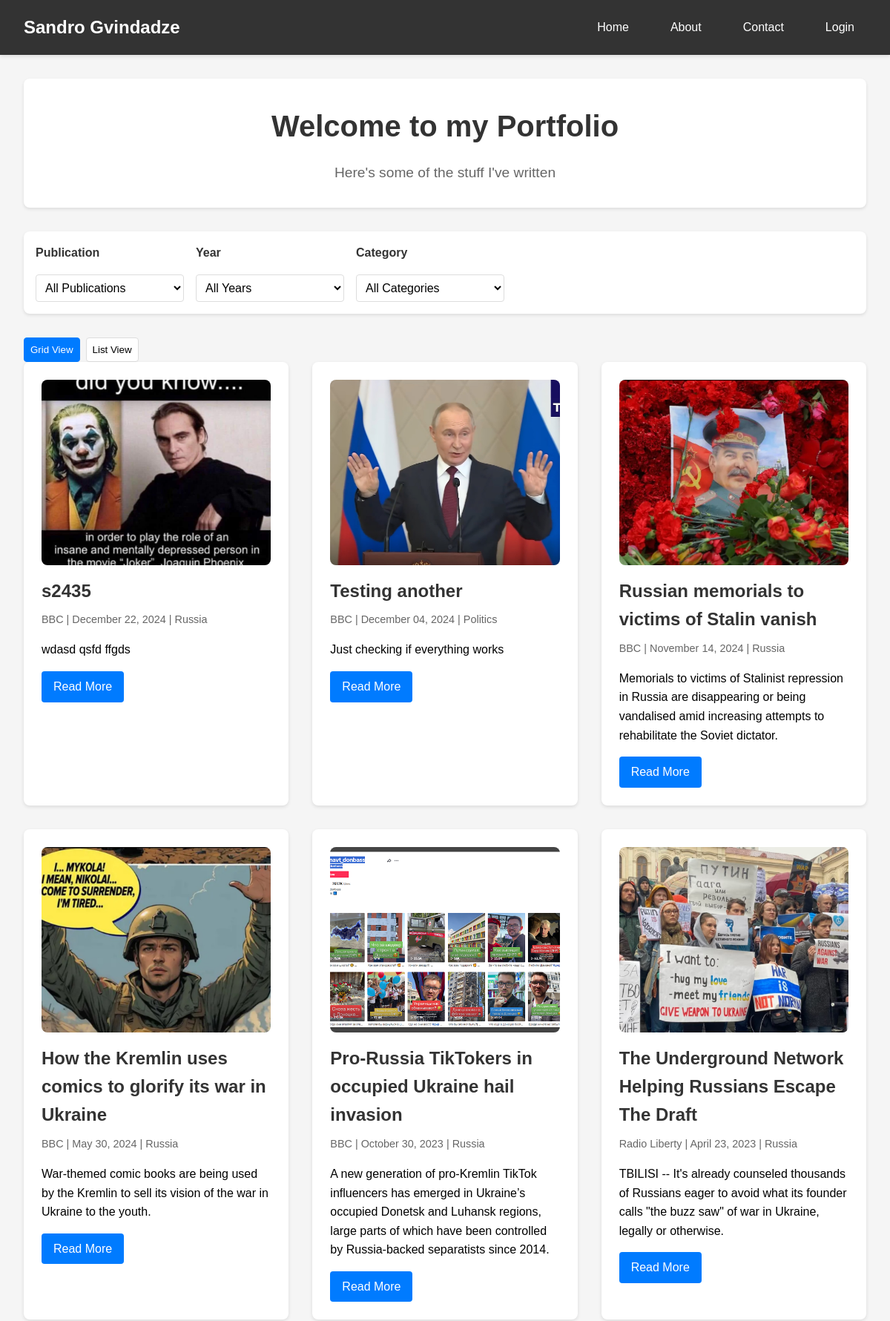
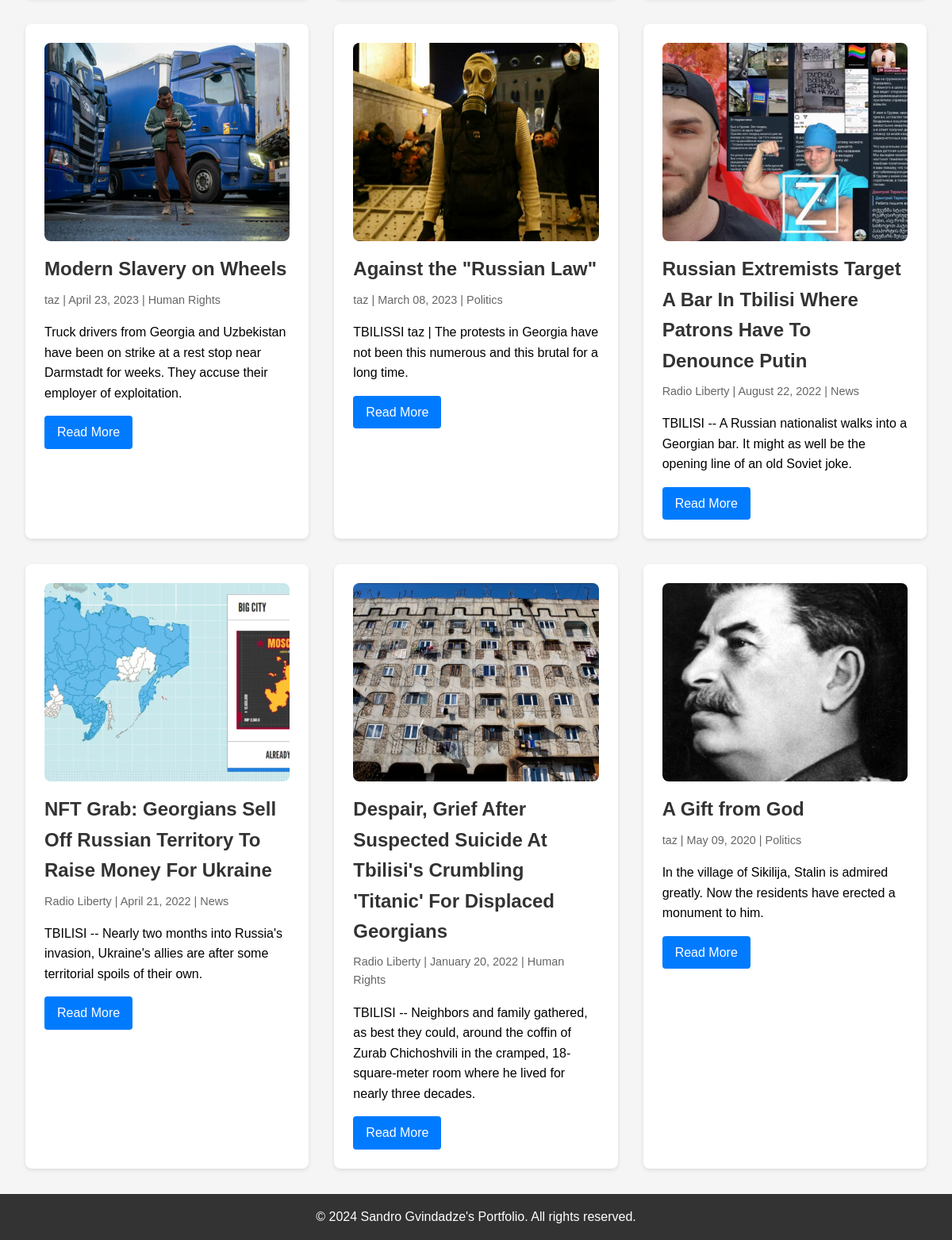
The page / on the database its author committed (2 pictures, top to bottom).
### app.py (models this page shows)
class Article(db.Model):
    id = db.Column(db.Integer, primary_key=True)
    title = db.Column(db.String(200), nullable=False)
    content = db.Column(db.Text, nullable=False)
    publication = db.Column(db.String(100))
    date_published = db.Column(db.DateTime, nullable=False)
    category = db.Column(db.String(50))
    image_filename = db.Column(db.String(100))
    user_id = db.Column(db.Integer, db.ForeignKey('user.id'), nullable=False)
    comments = db.relationship('Comment', backref='article', lazy=True, cascade="all, delete-orphan")

### app.py (the view)
@app.route('/')
def home():
    publication = request.args.get('publication')
    year = request.args.get('year')
    category = request.args.get('category')
    categories = get_unique_categories()
    query = Article.query
    if publication:
        query = query.filter_by(publication=publication)
    if year:
        query = query.filter(extract('year', Article.date_published) == int(year))
    if category:
        query = query.filter_by(category=category)
    articles = query.order_by(Article.date_published.desc()).all()
    years = [int(year[0]) for year in db.session.query(
        extract('year', Article.date_published).label('year')
    ).distinct().order_by('year').all() if year[0]]
    return render_template('home.html',
                         articles=articles,
                         publications=PUBLICATIONS,
                         categories=categories,
                         years=years,
                         current_publication=publication,
                         current_year=year,
                         current_category=category)

### app.py (called while the page is built)
def get_unique_categories():
    categories = db.session.query(Article.category).distinct().all()
    return [cat[0] for cat in categories if cat[0]]

### templates/home.html (shortened to what this page needs)
{% extends "base.html" %}
{% block content %}
<div class="welcome-section">
    <h1>Welcome to my Portfolio</h1>
    <p class="welcome-text">Here's some of the stuff I've written</p>
</div>
<form method="get" action="{{ url_for('home') }}" class="filters" id="filterForm">
    <div class="filter-group">
        <label for="publication">Publication</label>
        <select name="publication" id="publication">
            <option value="">All Publications</option>
        </select>
    </div>
    <div class="filter-group">
        <label for="year">Year</label>
        <select name="year" id="year">
            <option value="">All Years</option>
        </select>
    </div>
    <div class="filter-group">
        <label for="category">Category</label>
        <select name="category" id="category">
            <option value="">All Categories</option>
        </select>
    </div>
</form>
<div class="view-toggle">
    <button type="button" class="view-btn active" data-view="grid">
        Grid View
    </button>
    <button type="button" class="view-btn" data-view="list">
        List View
    </button>
</div>
<div class="articles grid-view">
    {% for article in articles %}
        <div class="article-card">
            {% if article.image_filename %}
                <div class="article-image">
                    <img src="{{ url_for('static', filename='article_images/' + article.image_filename) }}" alt="{{ article.title }}">
                </div>
            {% endif %}
            <div class="article-content-wrapper">
                <h2 class="article-title">{{ article.title }}</h2>
                <div class="article-meta">
                    {{ article.publication }} | {{ article.date_published.strftime('%B %d, %Y') }}
                    {% if article.category %}
                        | {{ article.category }}
                    {% endif %}
                </div>
                <p class="article-content">
                    {% set first_paragraph = article.content.split('[PARA]')[0] %}
                    {{ (first_paragraph[:200] + '...') if first_paragraph|length > 200 else first_paragraph }}
                </p>
                <a href="{{ url_for('article', id=article.id) }}" class="btn btn-primary">Read More</a>
            </div>
        </div>
    {% else %}
        <p>No articles found.</p>
    {% endfor %}
</div>
{% endblock %}

### static/test.css (style rules this page uses)
* { margin: 0; padding: 0; box-sizing: border-box; }
body { font-family: Arial, sans-serif; line-height: 1.6; min-height: 100vh; display: flex; flex-direction: column; background-color: #f5f5f5; }
.btn { padding: 0.5rem 1rem; border: none; border-radius: 4px; cursor: pointer; font-size: 1rem; transition: background-color 0.3s; text-decoration: none; display: inline-block; }
.btn-primary, .btn-edit { background-color: #007bff; color: white; }
.articles { display: grid; grid-template-columns: repeat(auto-fill, minmax(300px, 1fr)); gap: 2rem; }
.article-card { background: white; padding: 1.5rem; border-radius: 8px; box-shadow: 0 2px 5px rgba(0, 0, 0, 0.1); transition: transform 0.3s ease; }
.article-image { width: 100%; height: 250px; margin-bottom: 1rem; border-radius: 8px; overflow: hidden; }
.article-image img { width: 100%; height: 100%; object-fit: cover; transition: transform 0.3s ease; }
.article-title { font-size: 1.5rem; color: #333; margin-bottom: 0.5rem; }
.article-meta { color: #666; font-size: 0.9rem; margin-bottom: 1rem; }
.article-content { margin-bottom: 1rem; line-height: 1.6; }
.filters { margin-bottom: 2rem; padding: 1rem; background-color: white; border-radius: 8px; box-shadow: 0 2px 4px rgba(0, 0, 0, 0.1); display: flex; gap: 1rem; flex-wrap: wrap; }
.filter-group { display: flex; flex-direction: column; gap: 0.5rem; min-width: 200px; }
.view-toggle { display: flex; gap: 0.5rem; }
.view-btn { padding: 0.5rem; border: 1px solid #ddd; background: white; border-radius: 4px; cursor: pointer; transition: all 0.3s ease; }
.view-btn.active { background: #007bff; color: white; border-color: #007bff; }
.welcome-section { background: white; padding: 2rem; margin-bottom: 2rem; border-radius: 8px; box-shadow: 0 2px 4px rgba(0, 0, 0, 0.1); text-align: center; }
.welcome-section h1 { font-size: 2.5rem; color: #333; margin-bottom: 1rem; }
.welcome-text { font-size: 1.2rem; color: #666; line-height: 1.6; }
.filter-group select { padding: 0.5rem; border: 1px solid #ddd; border-radius: 4px; background-color: white; cursor: pointer; width: 100%; font-size: 1rem; }
.filter-group label { font-weight: bold; color: #333; margin-bottom: 0.5rem; }

### rows shown on the page
Article: image_filename (picture), title "s2435", publication "BBC", date_published "December 22, 2024", category "Russia", content "wdasd qsfd ffgds"
Article: image_filename (picture), title "Testing another", publication "BBC", date_published "December 04, 2024", category "Politics", content "Just checking if everything works"
Article: image_filename (picture), title "Russian memorials to victims of Stalin vanish", publication "BBC", date_published "November 14, 2024", category "Russia", value "Memorials to victims of Stalinist repression in Russia are disappearing or being vandalised amid increasing attempts to rehabilitate the Soviet dictator."
Article: image_filename (picture), title "How the Kremlin uses comics to glorify its war in Ukraine", publication "BBC", date_published "May 30, 2024", category "Russia", value "War-themed comic books are being used by the Kremlin to sell its vision of the war in Ukraine to the youth."
Article: image_filename (picture), title "Pro-Russia TikTokers in occupied Ukraine hail invasion", publication "BBC", date_published "October 30, 2023", category "Russia", value "A new generation of pro-Kremlin TikTok influencers has emerged in Ukraine’s occupied Donetsk and Luhansk regions, large parts of which have been controlled by Russia-backed separatists since 2014."
Article: image_filename (picture), title "The Underground Network Helping Russians Escape The Draft", publication "Radio Liberty", date_published "April 23, 2023", category "Russia", value "TBILISI -- It's already counseled thousands of Russians eager to avoid what its founder calls \"the buzz saw\" of war in Ukraine, legally or otherwise."
Article: image_filename (picture), title "Modern Slavery on Wheels", publication "taz", date_published "April 23, 2023", category "Human Rights", value "Truck drivers from Georgia and Uzbekistan have been on strike at a rest stop near Darmstadt for weeks. They accuse their employer of exploitation."
Article: image_filename (picture), title "Against the \"Russian Law\"", publication "taz", date_published "March 08, 2023", category "Politics", value "TBILISSI taz | The protests in Georgia have not been this numerous and this brutal for a long time."
Article: image_filename (picture), title "Russian Extremists Target A Bar In Tbilisi Where Patrons Have To Denounce Putin", publication "Radio Liberty", date_published "August 22, 2022", category "News", value "TBILISI -- A Russian nationalist walks into a Georgian bar. It might as well be the opening line of an old Soviet joke."
Article: image_filename (picture), title "NFT Grab: Georgians Sell Off Russian Territory To Raise Money For Ukraine", publication "Radio Liberty", date_published "April 21, 2022", category "News", value "TBILISI -- Nearly two months into Russia's invasion, Ukraine's allies are after some territorial spoils of their own."
Article: image_filename (picture), title "Despair, Grief After Suspected Suicide At Tbilisi's Crumbling 'Titanic' For Displaced Georgians", publication "Radio Liberty", date_published "January 20, 2022", category "Human Rights", value "TBILISI -- Neighbors and family gathered, as best they could, around the coffin of Zurab Chichoshvili in the cramped, 18-square-meter room where he lived for nearly three decades."
Article: image_filename (picture), title "A Gift from God", publication "taz", date_published "May 09, 2020", category "Politics", value "In the village of Sikilija, Stalin is admired greatly. Now the residents have erected a monument to him."
